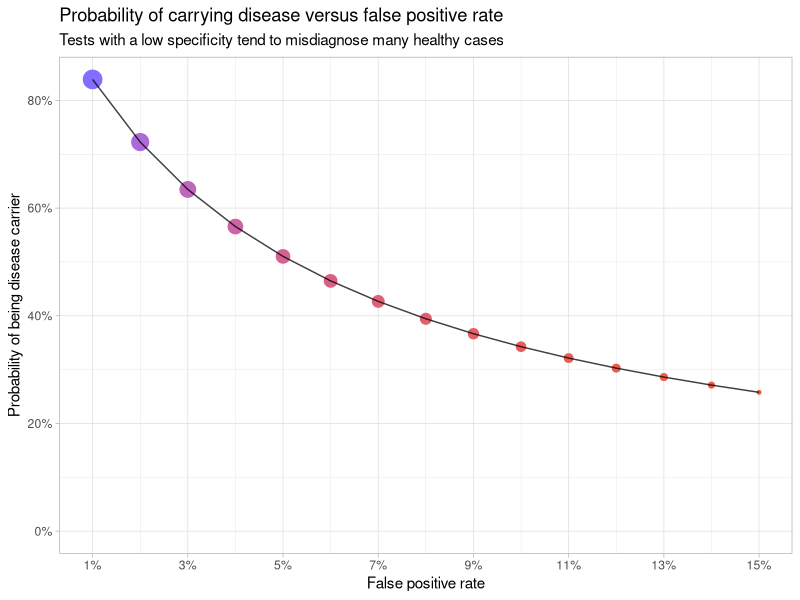
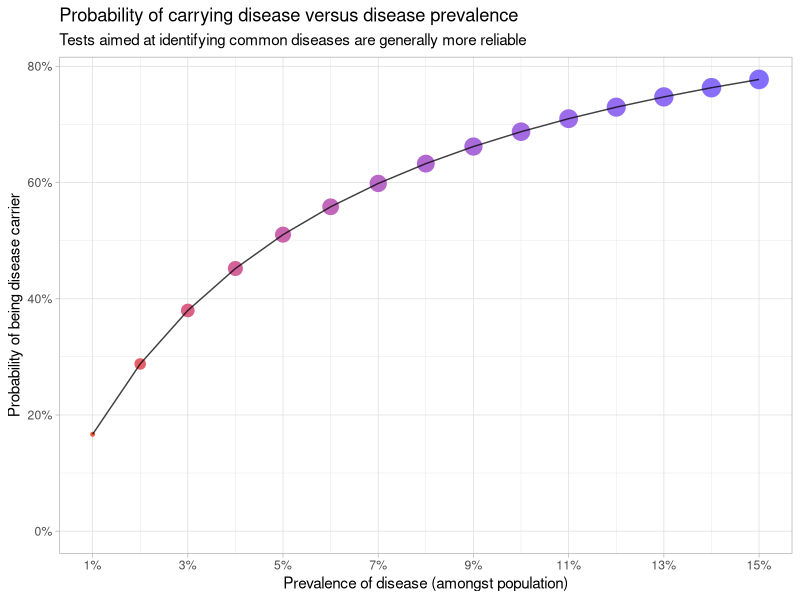

These figures' R source, in order:
#### Why 'testing' requires 'testing' ####

# The problem ----

# You've been feeling under the weather for more than a couple of days and things don't seem to be improving. 
# So, you pluck up the courage to visit your local doctor. He tells you that it's probably just an innocuous
# virus but he decides to run a series of tests on you regardless, 'just to be safe'. 

# The next day you receive your results: your doctor informs you that you have tested positive
# for a very serious disease that affects only 5% of the global population.

# "The test", your doctor informs you, "is 99% accurate and it's only wrong 5 times out of 100 on otherwise healthy patients."

# You fall to your knees: "99% accurate? It's got to be right, surely?"

# ... Or is it?

# Preliminaries ----
req_pkgs <- c("tidyverse", "scales")

for (pkg in req_pkgs) {
  if (!pkg %in% installed.packages()){
    install.packages(pkg, dependencies = T)
  }
  library(pkg, character.only = T)
}

theme_set(theme_light())

# Input parameters ----

# Under the following assumptions, the posterior probability of being positive is only around ~ 51.03%
disease_coverage <- 0.05
test_accuracy <- 0.99
false_positive_rate <- 0.05

# Calculation ----

compute_posterior <- function(p_A, p_BA, p_BAc) {
  p_Ac <- 1 - p_A
  
  (p_A * p_BA) / ((p_A * p_BA) + (p_BAc * p_Ac))
}

compute_posterior(p_A = disease_coverage, p_BA = test_accuracy, p_BAc = false_positive_rate)

# Visual explanation ----

# Imagine that our population consists of 10,000 individuals. This means that there are 500 individuals carrying 
# the fictitious disease in our population. We apply our test to our entire population.

# Given the parameters of the test, we end up with 495 individuals being correctly identified as carrying the virus.
# In addition, we end up falsely identifying 500 individuals as positive. 

# As a result, we end up with 995 individuals who have all tested positive, yet only 495 of these individuals are
# indeed positive. It should be clearer to you now as to why our actual probabilty of being positive is lower
# than we first imagined.

# Sensitivity analysis ----

# In fact, the posterior probability is incredibly sensitive to the false positive rate (which is directly related
# to the 'specificity' of the test i.e. the probability of accurately identifying negative patients)
sensitivity_fp_rate <- tibble(false_positive_sequence = seq(from = 0.01, to = 0.15, by = 0.01), 
                        posterior_prob = compute_posterior(p_A = disease_coverage,
                                                           p_BA = test_accuracy,
                                                           p_BAc = false_positive_sequence))

sensitivity_fp_rate %>%
  ggplot(aes(x = false_positive_sequence,
             y = posterior_prob)) +
  geom_point(aes(colour = posterior_prob, size = posterior_prob), show.legend = F) +
  geom_line(alpha = 0.75, show.legend = F) +
  scale_colour_continuous(low = "tomato2", high = "slateblue1") +
  scale_y_continuous(labels = scales::percent_format(),
                     breaks = seq(0, 1.0, 0.20)) +
  scale_x_continuous(labels = scales::percent_format(),
                     breaks = seq(0.01, 0.15, 0.02)) +
  expand_limits(y = 0) +
  labs(x = "False positive rate",
       y = "Probability of being disease carrier",
       title = "Probability of carrying disease versus false positive rate",
       subtitle = "Tests with a low specificity tend to misdiagnose many healthy cases")

# However, another important factor is how prevalent the underlying disease is in the population.
# The more common it is, the less chance we have of identifying false positive cases.
sensitivity_coverage <- tibble(coverage_sequence = seq(from = 0.01, to = 0.15, by = 0.01), 
                              posterior_prob = compute_posterior(p_A = coverage_sequence,
                                                                 p_BA = test_accuracy,
                                                                 p_BAc = false_positive_rate))

sensitivity_coverage %>%
  ggplot(aes(x = coverage_sequence,
             y = posterior_prob)) +
  geom_point(aes(colour = posterior_prob, size = posterior_prob), show.legend = F) +
  geom_line(alpha = 0.75, show.legend = F) +
  scale_colour_continuous(low = "tomato2", high = "slateblue1") +
  scale_y_continuous(labels = scales::percent_format(),
                     breaks = seq(0, 1.0, 0.20)) +
  scale_x_continuous(labels = scales::percent_format(),
                     breaks = seq(0.01, 0.15, 0.02)) +
  expand_limits(y = 0) +
  labs(x = "Prevalence of disease (amongst population)",
       y = "Probability of being disease carrier",
       title = "Probability of carrying disease versus disease prevalence",
       subtitle = "Tests aimed at identifying common diseases are generally more reliable")
